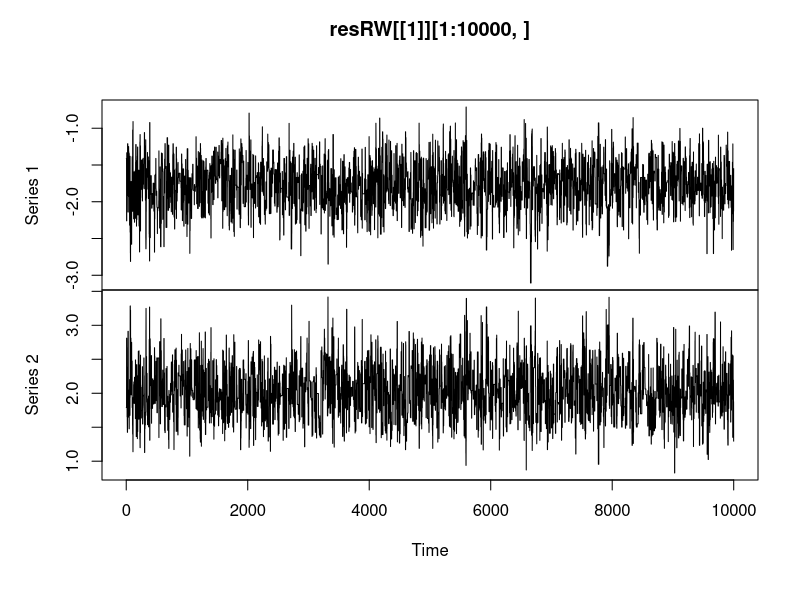
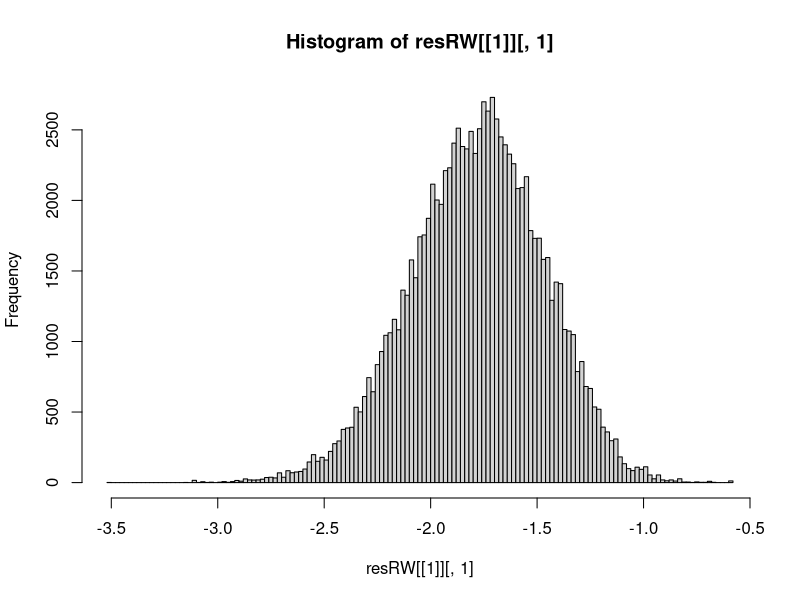
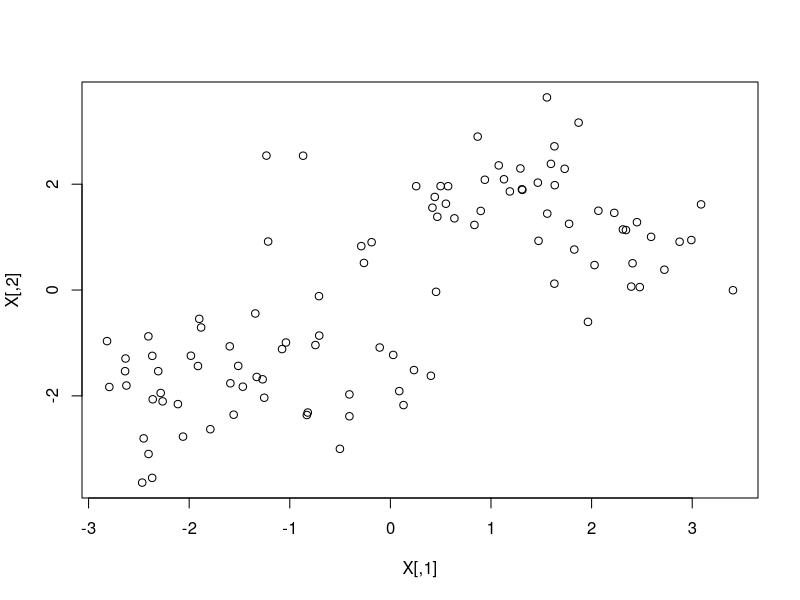
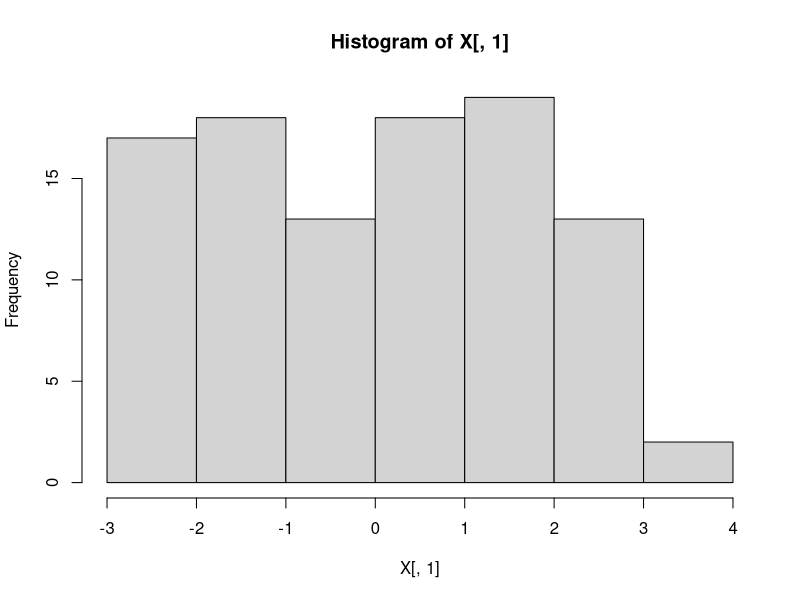
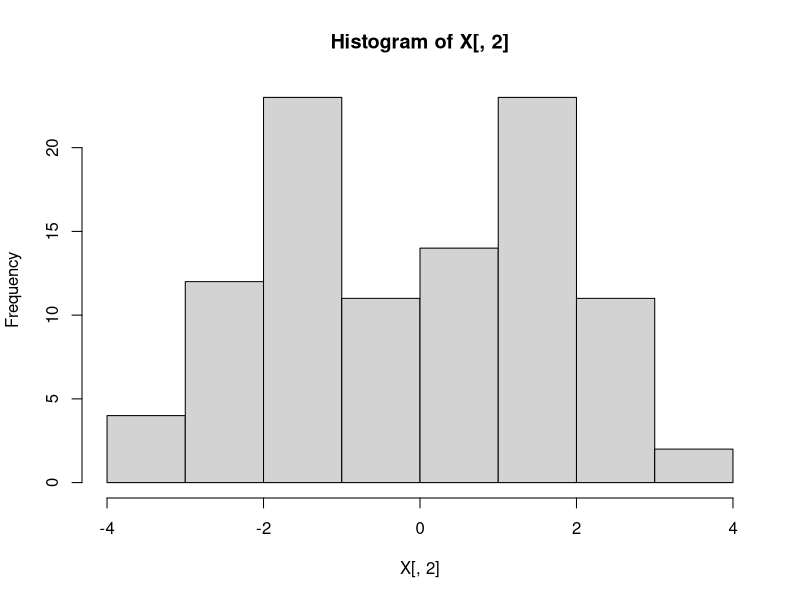

The R script that drew these images, in order: (Note: this script raises an error after producing the figures.)
##############################
#### Logit data and model ####
##############################

# fake data logit reg d=80 ##
N=128
d=2
X=matrix(rnorm(N*d),N,d) #continuous covariates
#X=matrix( sample(0:4, N*d, replace=T) ,N,d) #discrete covariates
X[,1]=rep(1,N)
beta=seq(-2,2,length.out = d)
y = rbinom(N,1, 1/(1+exp(-X %*% beta)) )
#write.table(cbind(y,X),'../Code_cpp/tests/logreg-100-10-categ.txt', row.names=FALSE, col.names = FALSE) #use matlab to turn it into binary

table(y)
GLM<-glm(y ~ . -1 ,family=binomial, data=as.data.frame(X) )
#summary(GLM)
cat(GLM$coef,sep = ", ")



#to get reference posterior
rwLogit=function(y,X,xi0,sigma,run,A){
  ptm=proc.time()
  xi=xi0
  d=length(xi0)
  U=function(q){as.numeric(sum(log(1+exp(X %*% q)))- t(y) %*% (X %*% q) + (t(q) %*% q)/2)}
  tAch=t(chol(A))
  out=matrix(0,run,d)
  count=0
  for(n in 1:run){
    xinew <- xi + sigma * tAch %*% rnorm(d)
    if(runif(1)<exp(U(xi)-U(xinew))){
      xi=xinew
      count=count+1
    }
    if(n%%(run/10)==0) cat("Iteration n.",n,"\n") #track progress1
    out[n,]=xi
  }
  time=proc.time()-ptm
  cat('Run Time',round(time[1]/60,digits=2),'Min','\n')
  cat("Acc Rate",count/run,"\n")
  return(list(out,time[1]))
}

AA=diag(d)
resRW=rwLogit(y, X, GLM$coefficients, 0.8, 100000,  AA)
AA=cov(resRW[[1]]); #AA=diag(3)
resRW=rwLogit(y, X, GLM$coefficients, 2.3, 100000,  AA)
plot.ts(resRW[[1]][1:10000,])
hist(resRW[[1]][,1],breaks=200)



###########################
######### mixture ######### proportions of 2 bivariate normals fixed at .5
###########################

N=100
d=4
X=matrix(NA,N,d/2)
X[1:(N/2),]=matrix(rnorm(N,1.5,1),N/2,d/2)
X[(N/2+1):N,]=matrix(rnorm(N,-1.5,1),N/2,d/2)
plot(X)
hist(X[,1])
hist(X[,2])



#to get reference posterior
rwMixture=function(X,xi0,sigma,run,A){
  ptm=proc.time()
  xi=xi0
  d=length(xi0)
  U=function(q){
    q1=q[1:(d/2)]
    q2=q[(d/2+1):d]
    as.numeric( norm(q1,"2")^2/2 + norm(q2,"2")^2/2 - sum(
      log(.5*exp(-apply(X-q1, 1, function(x) norm(x,"2")^2)/2) + .5*exp(-apply(X-q2, 1, function(x) norm(x,"2")^2)/2)  ) ) ) 
    }
  tAch=t(chol(A))
  out=matrix(0,run,d)
  count=0
  for(n in 1:run){
    xinew <- xi + sigma * tAch %*% rnorm(d)
    if(runif(1)<exp(U(xi)-U(xinew))){
      xi=xinew
      count=count+1
    }
    if(n%%(run/10)==0) cat("Iteration n.",n,"\n") #track progress1
    out[n,]=xi
  }
  time=proc.time()-ptm
  cat('Run Time',round(time[1]/60,digits=2),'Min','\n')
  cat("Acc Rate",count/run,"\n")
  return(list(out,time[1]))
}

AA=diag(d)
resRW=rwMixture(X, c(1,1,1,1), 0.2, 1000,  AA)
AA=cov(resRW[[1]]); #AA=diag(3)
resRW=rwMixture(X, colMeans(resRW[[1]]), .8, 1000,  AA)
plot.ts(resRW[[1]][1:10000,])
hist(resRW[[1]][,1],breaks=200)

####